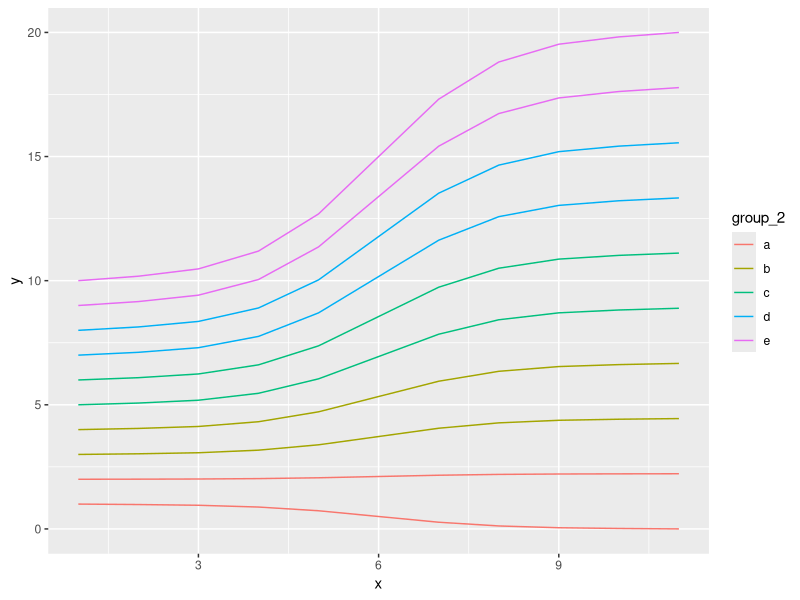
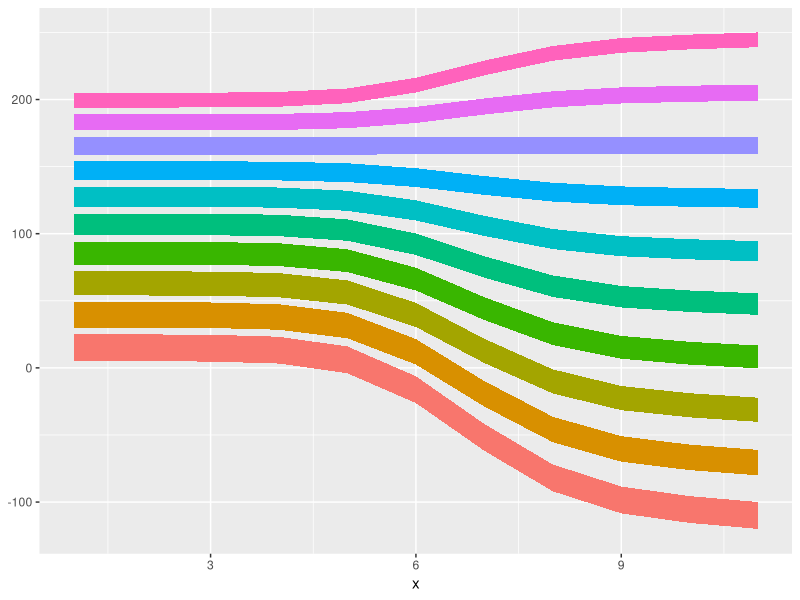
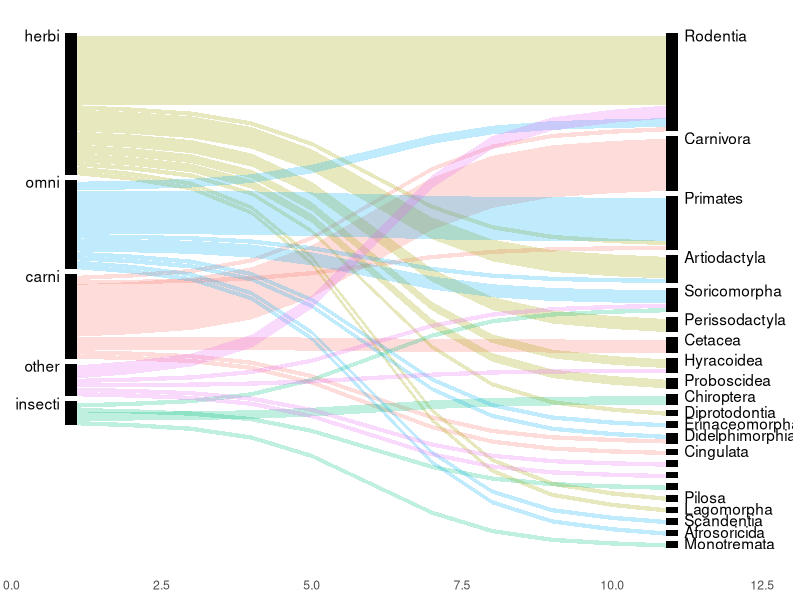
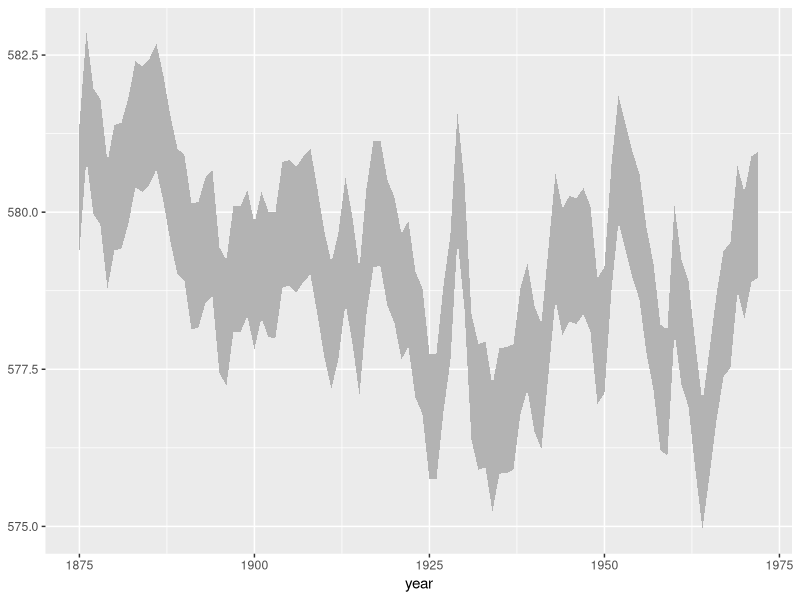

These figures' R source, in order:
## ---- chunk 1
knitr::opts_chunk$set(echo = TRUE)
## ---- chunk 2
library(tidyverse)
library(forcats)
## ---- chunk 3
sigmoid <- 
    function(height){
      x = c(-4,-3,-2,-1,0,1,2,3,4)
      c(0, (1/(1+exp(-x))), 1)
    }

    sigmoid(1)
    sigmoid(4)

change_range <- 
    function(x, new_min, new_max){
        (x - min(x))/(max(x)-min(x)) * (new_max - new_min) + new_min 
    }
    
    change_range(c(0:10), -10, 10)
## ---- chunk 4
df <-
    tibble(group_1 = letters[1:10],
         y1 = seq(1, 10, 1),
         y2 = seq(0, 20, length.out = 10),
         h = y2-y1,
         group_2 = rep(letters[1:5],each = 2)) %>% 
    unnest(y_curve = list(sigmoid(h)),
         x = list(1:11)) %>% 
    mutate(y = y1 + (y_curve*h))


ggplot(df) +
    geom_line(aes(x, y, group = group_1, color = group_2))
## ---- chunk 5
df <-
    tibble(group = letters[1:10],
         N = 20:11, 
         y1 = cumsum(N + 5),
         y2 = seq(-100, 250, length.out = 10)) %>% 
    unnest(y_curve = list(sigmoid(h)),
         x = list(1:11)) %>% 
    group_by(group) %>%
    arrange(x) %>% 
    mutate(h = (y2 - y1) * y_curve) %>% 
    ungroup() %>% 
    group_by(group, x) %>% 
    mutate(high = max(y1) + (y_curve*h),
           low = high - N) %>% 
    ungroup()


ggplot(df) +
      geom_ribbon(aes(x = x, ymax = high, ymin = low, 
                      group = group, fill = group)) +
    guides(fill = F)
## ---- chunk 6
make_sankey_df <-
    function(df, col_1, col_2, ord_by = NA, sep = 0.02, x = 1) {
    
    gap <- sep*nrow(df)
    
    df_set <-
            df %>%
        #assign variables
            select_(col_1 = col_1, 
                    col_2 = col_2) %>% 
            mutate(group = paste(col_1, col_2)) %>%
        #roll up data
            group_by(group, col_1, col_2) %>% 
            summarise(N = n()) %>%
            group_by(col_1) %>% mutate(n_col_1 = sum(N))  %>% 
            group_by(col_2) %>% mutate(n_col_2 = sum(N))  %>% 
            ungroup() %>% 
        #line up y-positions for col_1
            arrange(n_col_1, col_1, n_col_2) %>% 
            mutate(add_gap_1 = (col_1 != lag(col_1, default = first(col_1))),
                   y1 = cumsum(N + ifelse(add_gap_1, gap, 0))) %>% 
            ungroup() %>% 
        #repeat for col_2
            arrange(n_col_2, N) %>% 
            mutate(add_gap_2 = (col_2 != lag(col_2, default = first(col_2))),
                   y2 = cumsum(N + ifelse(add_gap_2, gap, 0)))
    
    
    df_final <-
        df_set %>% 
        #rescale col_1 y values
        mutate(y1 = y1 + (max(y2) - max(y1))) %>% 
                   #change_range(y1, (max(y2) - max(y1)), max(y2))) %>% 
        mutate(height = y2 - y1) %>% 
        unnest(y_curve = list(sigmoid(height)),
               x = list(1:11)) %>% 
        mutate(high = y1 + (y_curve * height),
               low = high - N) %>%
        
        mutate()
    }
## ---- chunk 7
sankey_label <-
    function(sankey_df, col, side) {
        find_x = ifelse(side == "left", min(df$x), max(df$x))
        
        sankey_df %>% 
            group_by_(col) %>% 
            filter(x == find_x) %>% 
            summarise(x = find_x, 
                      high = max(high))
    }
## ---- chunk 8
test_data <- 
    msleep %>% 
    #mutate(order = fct_lump(order, 5) %>% as.character()) %>% 
    group_by(order, vore) %>% 
    #filter(max(row_number()) > 1) %>% 
    select(order, vore, genus, name) %>% 
    arrange(order, vore, genus, name) %>% 
    replace_na(list(vore = "other"))

a <- make_sankey_df(test_data, col_1 = "vore", col_2 = "order")
b <- a %>% filter(x == 1) %>% arrange(n_col_1, col_1, n_col_2)
## ---- chunk 9
ggplot(a) +
    geom_ribbon(aes(x = x, ymax = high, ymin = low, group = group, fill = col_1), 
                alpha = 0.25) +
    geom_rect(data = filter(a, x %in% c(min(x), max(x))),
              aes(xmin = x - 0.1, xmax = x + 0.1, ymin = low, ymax = high+0.5, group = group),
              fill = "black") +
    guides(fill = F, color = F) +
    geom_text(data = sankey_label(a, "col_1", "left"),
              aes(x = x, y = high, label = col_1), hjust = 1, nudge_x = -0.2) +
    geom_text(data = sankey_label(a, "col_2", "right"),
              aes(x = x, y = high, label = col_2), hjust = 0, nudge_x = 0.2) +
    scale_x_continuous(limits = c(0, 13), expand = c(0,0)) +
    theme(panel.background = element_rect(fill = "white"),
          axis.text.y = element_blank(),
          axis.ticks = element_blank(),
          axis.title = element_blank())
## ---- chunk 10
huron <- 
    tibble(year = 1875:1972, 
           level = as.vector(LakeHuron))

ggplot(huron, aes(year)) +
    geom_ribbon(aes(ymin = level - 1, 
                    ymax = level + 1), 
                fill = "grey70")
